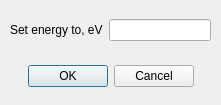
<?xml version='1.0' encoding='UTF-8'?>
<ui version="4.0">
 <class>Dialog</class>
 <widget class="QDialog" name="Dialog">
  <property name="geometry">
   <rect>
    <x>0</x>
    <y>0</y>
    <width>221</width>
    <height>105</height>
   </rect>
  </property>
  <property name="windowTitle">
   <string>Dialog</string>
  </property>
  <widget class="QDialogButtonBox" name="buttonBox">
   <property name="geometry">
    <rect>
     <x>10</x>
     <y>60</y>
     <width>201</width>
     <height>32</height>
    </rect>
   </property>
   <property name="orientation">
    <enum>Qt::Horizontal</enum>
   </property>
   <property name="standardButtons">
    <set>QDialogButtonBox::Cancel|QDialogButtonBox::Ok</set>
   </property>
   <property name="centerButtons">
    <bool>true</bool>
   </property>
  </widget>
  <widget class="QWidget" name="gridLayoutWidget">
   <property name="geometry">
    <rect>
     <x>10</x>
     <y>10</y>
     <width>201</width>
     <height>41</height>
    </rect>
   </property>
   <layout class="QGridLayout" name="gridLayout">
    <item column="0" row="0">
     <widget class="QLabel" name="label">
      <property name="text">
       <string>Set energy to, eV</string>
      </property>
     </widget>
    </item>
    <item column="1" row="0">
     <widget class="QLineEdit" name="lineEdit" />
    </item>
   </layout>
  </widget>
 </widget>
 <resources />
 <connections>
  <connection>
   <sender>buttonBox</sender>
   <signal>accepted()</signal>
   <receiver>Dialog</receiver>
   <slot>accept()</slot>
   <hints>
    <hint type="sourcelabel">
     <x>248</x>
     <y>254</y>
    </hint>
    <hint type="destinationlabel">
     <x>157</x>
     <y>274</y>
    </hint>
   </hints>
  </connection>
  <connection>
   <sender>buttonBox</sender>
   <signal>rejected()</signal>
   <receiver>Dialog</receiver>
   <slot>reject()</slot>
   <hints>
    <hint type="sourcelabel">
     <x>316</x>
     <y>260</y>
    </hint>
    <hint type="destinationlabel">
     <x>286</x>
     <y>274</y>
    </hint>
   </hints>
  </connection>
 </connections>
</ui>
